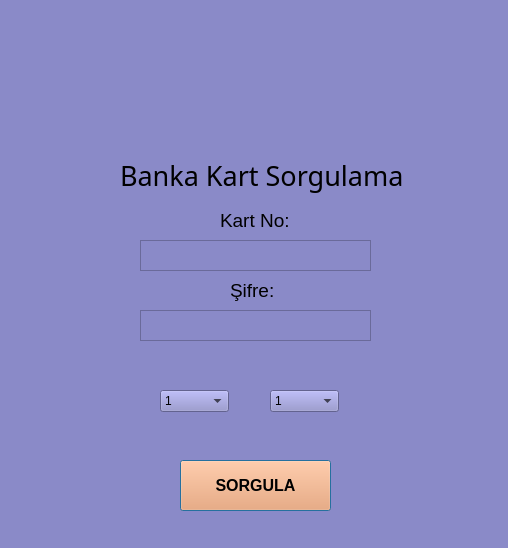
<?xml version="1.0" encoding="UTF-8"?>
<ui version="4.0">
 <class>Dialog</class>
 <widget class="QDialog" name="Dialog">
  <property name="geometry">
   <rect>
    <x>0</x>
    <y>0</y>
    <width>508</width>
    <height>548</height>
   </rect>
  </property>
  <property name="windowTitle">
   <string>Dialog</string>
  </property>
  <property name="accessibleDescription">
   <string> </string>
  </property>
  <property name="layoutDirection">
   <enum>Qt::LeftToRight</enum>
  </property>
  <property name="autoFillBackground">
   <bool>false</bool>
  </property>
  <property name="styleSheet">
   <string notr="true">background-color:rgb(138, 138, 200)</string>
  </property>
  <widget class="QLabel" name="label">
   <property name="geometry">
    <rect>
     <x>120</x>
     <y>150</y>
     <width>301</width>
     <height>51</height>
    </rect>
   </property>
   <property name="font">
    <font>
     <family>Eras Demi ITC</family>
     <pointsize>20</pointsize>
     <weight>50</weight>
     <bold>false</bold>
     <stylestrategy>PreferDefault</stylestrategy>
    </font>
   </property>
   <property name="text">
    <string>Banka Kart Sorgulama</string>
   </property>
  </widget>
  <widget class="QPushButton" name="pushButton">
   <property name="geometry">
    <rect>
     <x>180</x>
     <y>460</y>
     <width>151</width>
     <height>51</height>
    </rect>
   </property>
   <property name="font">
    <font>
     <pointsize>12</pointsize>
     <weight>75</weight>
     <bold>true</bold>
    </font>
   </property>
   <property name="styleSheet">
    <string notr="true">background-color:rgb(255, 154, 87)</string>
   </property>
   <property name="text">
    <string>SORGULA</string>
   </property>
  </widget>
  <widget class="QLabel" name="label_2">
   <property name="geometry">
    <rect>
     <x>190</x>
     <y>50</y>
     <width>151</width>
     <height>101</height>
    </rect>
   </property>
   <property name="text">
    <string/>
   </property>
   <property name="pixmap">
    <pixmap>png-clipart-credit-card-debit-card-payment-card-debit-mastercard-mastercard-payment-logo.jpg</pixmap>
   </property>
  </widget>
  <widget class="QLabel" name="label_3">
   <property name="geometry">
    <rect>
     <x>220</x>
     <y>210</y>
     <width>71</width>
     <height>21</height>
    </rect>
   </property>
   <property name="font">
    <font>
     <pointsize>14</pointsize>
    </font>
   </property>
   <property name="text">
    <string>Kart No:</string>
   </property>
  </widget>
  <widget class="QTextEdit" name="textEdit">
   <property name="geometry">
    <rect>
     <x>140</x>
     <y>240</y>
     <width>231</width>
     <height>31</height>
    </rect>
   </property>
  </widget>
  <widget class="QLabel" name="label_4">
   <property name="geometry">
    <rect>
     <x>230</x>
     <y>280</y>
     <width>51</width>
     <height>21</height>
    </rect>
   </property>
   <property name="font">
    <font>
     <pointsize>14</pointsize>
    </font>
   </property>
   <property name="text">
    <string>Şifre:</string>
   </property>
  </widget>
  <widget class="QTextEdit" name="textEdit_2">
   <property name="geometry">
    <rect>
     <x>140</x>
     <y>310</y>
     <width>231</width>
     <height>31</height>
    </rect>
   </property>
  </widget>
  <widget class="QComboBox" name="comboBox">
   <property name="geometry">
    <rect>
     <x>160</x>
     <y>390</y>
     <width>69</width>
     <height>22</height>
    </rect>
   </property>
   <item>
    <property name="text">
     <string>1</string>
    </property>
   </item>
   <item>
    <property name="text">
     <string>2</string>
    </property>
   </item>
   <item>
    <property name="text">
     <string>3</string>
    </property>
   </item>
   <item>
    <property name="text">
     <string>4</string>
    </property>
   </item>
   <item>
    <property name="text">
     <string>5</string>
    </property>
   </item>
   <item>
    <property name="text">
     <string>6</string>
    </property>
   </item>
   <item>
    <property name="text">
     <string>7</string>
    </property>
   </item>
   <item>
    <property name="text">
     <string>8</string>
    </property>
   </item>
   <item>
    <property name="text">
     <string>9</string>
    </property>
   </item>
   <item>
    <property name="text">
     <string>10</string>
    </property>
   </item>
   <item>
    <property name="text">
     <string>11</string>
    </property>
   </item>
   <item>
    <property name="text">
     <string>12</string>
    </property>
   </item>
  </widget>
  <widget class="QComboBox" name="comboBox_2">
   <property name="geometry">
    <rect>
     <x>270</x>
     <y>390</y>
     <width>69</width>
     <height>22</height>
    </rect>
   </property>
   <item>
    <property name="text">
     <string>1</string>
    </property>
   </item>
   <item>
    <property name="text">
     <string>2</string>
    </property>
   </item>
   <item>
    <property name="text">
     <string>3</string>
    </property>
   </item>
   <item>
    <property name="text">
     <string>4</string>
    </property>
   </item>
   <item>
    <property name="text">
     <string>5</string>
    </property>
   </item>
   <item>
    <property name="text">
     <string>6</string>
    </property>
   </item>
   <item>
    <property name="text">
     <string>7</string>
    </property>
   </item>
   <item>
    <property name="text">
     <string>8</string>
    </property>
   </item>
   <item>
    <property name="text">
     <string>9</string>
    </property>
   </item>
   <item>
    <property name="text">
     <string>10</string>
    </property>
   </item>
   <item>
    <property name="text">
     <string>11</string>
    </property>
   </item>
   <item>
    <property name="text">
     <string>12</string>
    </property>
   </item>
   <item>
    <property name="text">
     <string>13</string>
    </property>
   </item>
   <item>
    <property name="text">
     <string>14</string>
    </property>
   </item>
   <item>
    <property name="text">
     <string>15</string>
    </property>
   </item>
   <item>
    <property name="text">
     <string>16</string>
    </property>
   </item>
   <item>
    <property name="text">
     <string>17</string>
    </property>
   </item>
   <item>
    <property name="text">
     <string>18</string>
    </property>
   </item>
   <item>
    <property name="text">
     <string>19</string>
    </property>
   </item>
   <item>
    <property name="text">
     <string>20</string>
    </property>
   </item>
   <item>
    <property name="text">
     <string>21</string>
    </property>
   </item>
   <item>
    <property name="text">
     <string>22</string>
    </property>
   </item>
   <item>
    <property name="text">
     <string>23</string>
    </property>
   </item>
   <item>
    <property name="text">
     <string>24</string>
    </property>
   </item>
   <item>
    <property name="text">
     <string>25</string>
    </property>
   </item>
   <item>
    <property name="text">
     <string>26</string>
    </property>
   </item>
   <item>
    <property name="text">
     <string>27</string>
    </property>
   </item>
   <item>
    <property name="text">
     <string>28</string>
    </property>
   </item>
   <item>
    <property name="text">
     <string>29</string>
    </property>
   </item>
   <item>
    <property name="text">
     <string>30</string>
    </property>
   </item>
   <item>
    <property name="text">
     <string>31</string>
    </property>
   </item>
  </widget>
 </widget>
 <resources>
  <include location="Yeni klasör (5)/Yeni klasör/sssss.qrc"/>
 </resources>
 <connections/>
</ui>
